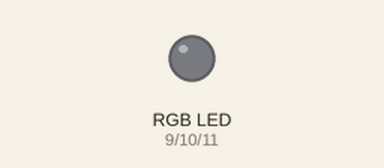
Bench run of a sketch on a simulated Arduino Uno, built with avr-gcc and run on an emulated ATmega328P. Parts: an RGB LED mixed from three pins (HIGH = lit).

Above: at 0.05 s.
At 1.15 s:
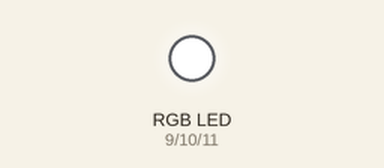
At 2.25 s:
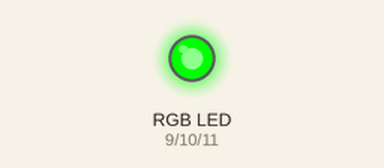
At 4.5 s:
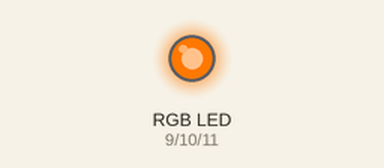
At 8.95 s:
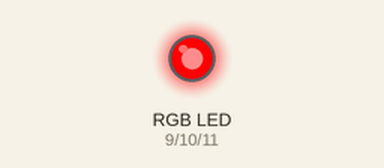
Timing chart, 0 to 11.7 s (numbered marks = the images above):
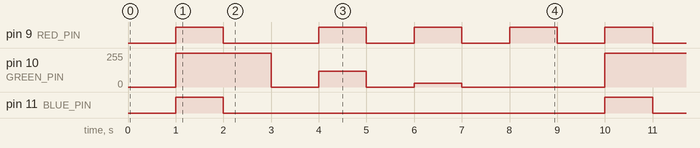

The sketch:

RGB_Red_Orange_Yellow_Example_1.ino
```cpp
/*
 * Simple Sketch to test some RGB LED tones,
 * with some basic combinations of colors (White, Green, Red, Orange, Yellow).
 *
 * Adapted for the Pratical Labs (Lab #5 - April 11, 2019) of:
 * - Mobile and Pervasive Computing
 *   @ FCT NOVA (Faculty of Sciences and Technology of New University of Lisbon)

 * Adapted by:
 * - Carmen Pires Morgado - cpm@fct.unl.pt
 * - Ruben Andre Barreiro - r.barreiro@campus.fct.unl.pt
 */

const int RED_PIN = 9;
const int GREEN_PIN = 10;
const int BLUE_PIN = 11;

int DISPLAY_TIME = 10;  // In milliseconds

void setup() {
  // put your setup code here, to run once:

  pinMode(RED_PIN, OUTPUT);
  pinMode(GREEN_PIN, OUTPUT);
  pinMode(BLUE_PIN, OUTPUT);
}

void loop() {
  // put your main code here, to run repeatedly:
  showAllAlertColors();
}

void showAllAlertColors() {

  // Off (all LEDs off):
  digitalWrite(RED_PIN, LOW);
  digitalWrite(GREEN_PIN, LOW);
  digitalWrite(BLUE_PIN, LOW);

  delay(1000);

  // White (turn all the LEDs on - Just for fun):
  digitalWrite(RED_PIN, HIGH);
  digitalWrite(GREEN_PIN, HIGH);
  digitalWrite(BLUE_PIN, HIGH);

  delay(1000);

  // Green (turn just the green LED on - Everyhing's Good/Alright):
  digitalWrite(RED_PIN, LOW);
  digitalWrite(GREEN_PIN, HIGH);
  digitalWrite(BLUE_PIN, LOW);

  delay(1000);

  // Off (all LEDs off):
  digitalWrite(RED_PIN, LOW);
  digitalWrite(GREEN_PIN, LOW);
  digitalWrite(BLUE_PIN, LOW);

  delay(1000);

  // Yellow (turn red and green on - Alert Low):
  digitalWrite(RED_PIN, HIGH);
  digitalWrite(GREEN_PIN, HIGH);
  digitalWrite(BLUE_PIN, LOW);

  analogWrite(RED_PIN, 255);
  analogWrite(GREEN_PIN, 120);
  analogWrite(BLUE_PIN, 0);

  delay(1000);

  // Off (all LEDs off):
  digitalWrite(RED_PIN, LOW);
  digitalWrite(GREEN_PIN, LOW);
  digitalWrite(BLUE_PIN, LOW);

  delay(1000);

  // Orange (--- Special ---)
  digitalWrite(RED_PIN, HIGH);
  digitalWrite(GREEN_PIN, HIGH);
  digitalWrite(BLUE_PIN, LOW);

  analogWrite(RED_PIN, 255);
  analogWrite(GREEN_PIN, 30);
  analogWrite(BLUE_PIN, 0);

  delay(1000);

  // Off (all LEDs off):
  digitalWrite(RED_PIN, LOW);
  digitalWrite(GREEN_PIN, LOW);
  digitalWrite(BLUE_PIN, LOW);

  delay(1000);

  // Red (turn just the red LED on):
  digitalWrite(RED_PIN, HIGH);
  digitalWrite(GREEN_PIN, LOW);
  digitalWrite(BLUE_PIN, LOW);

  delay(1000);
}
```

Measured:
- by itself, pin 9 (RED_PIN): repeats every 9.0 s: LOW 2.0 s, 3 × (HIGH 1.0 s, LOW 1.0 s), HIGH 1.0 s
- by itself, pin 10 (GREEN_PIN): repeats every 9.0 s: 0/255 1.0 s, 120/255 1.0 s, 0/255 1.0 s, 30/255 1.0 s, 0/255 3.0 s, 255/255 2.0 s
- by itself, pin 11 (BLUE_PIN): alternates HIGH for 1.0 s and LOW for 8.0 s
